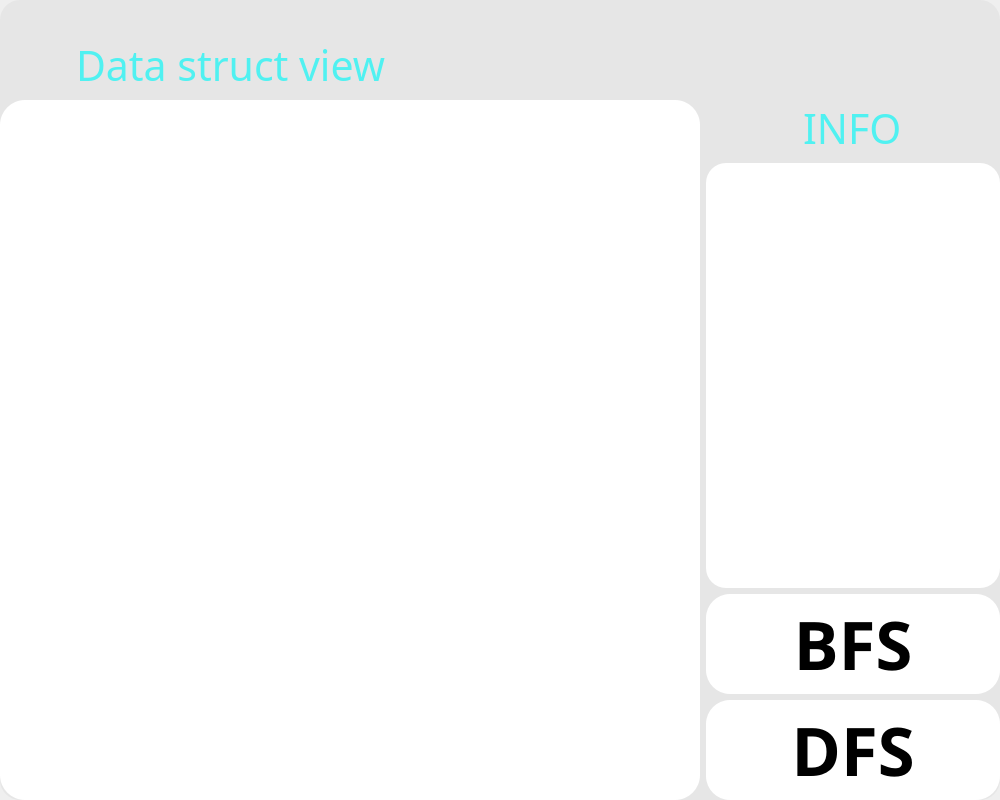
<?xml version="1.0" encoding="UTF-8"?>
<ui version="4.0">
 <class>MainWindow</class>
 <widget class="QMainWindow" name="MainWindow">
  <property name="geometry">
   <rect>
    <x>0</x>
    <y>0</y>
    <width>1000</width>
    <height>800</height>
   </rect>
  </property>
  <property name="minimumSize">
   <size>
    <width>1000</width>
    <height>800</height>
   </size>
  </property>
  <property name="windowTitle">
   <string>MainWindow</string>
  </property>
  <widget class="QWidget" name="centralwidget">
   <widget class="MyWidget" name="widget" native="true">
    <property name="geometry">
     <rect>
      <x>0</x>
      <y>0</y>
      <width>1000</width>
      <height>800</height>
     </rect>
    </property>
    <property name="minimumSize">
     <size>
      <width>1000</width>
      <height>800</height>
     </size>
    </property>
    <property name="styleSheet">
     <string notr="true">#widget {
	background-color: rgb(230, 230, 230);
	border-radius: 20px;
}</string>
    </property>
    <layout class="QVBoxLayout" name="verticalLayout_3">
     <item>
      <layout class="QHBoxLayout" name="horizontalLayout_3">
       <item>
        <spacer name="horizontalSpacer_4">
         <property name="orientation">
          <enum>Qt::Horizontal</enum>
         </property>
         <property name="sizeHint" stdset="0">
          <size>
           <width>40</width>
           <height>20</height>
          </size>
         </property>
        </spacer>
       </item>
       <item>
        <widget class="QPushButton" name="button_back">
         <property name="minimumSize">
          <size>
           <width>31</width>
           <height>31</height>
          </size>
         </property>
         <property name="styleSheet">
          <string notr="true">#button_back{
	image: url(:/icon/icons/back.png);
	border:none;
}</string>
         </property>
         <property name="text">
          <string/>
         </property>
        </widget>
       </item>
       <item>
        <widget class="QPushButton" name="button_enlarge">
         <property name="minimumSize">
          <size>
           <width>31</width>
           <height>31</height>
          </size>
         </property>
         <property name="styleSheet">
          <string notr="true">#button_enlarge{
	image: url(:/icon/icons/enlarge.png);
	border:none;
}</string>
         </property>
         <property name="text">
          <string/>
         </property>
        </widget>
       </item>
       <item>
        <widget class="QPushButton" name="button_close">
         <property name="minimumSize">
          <size>
           <width>31</width>
           <height>31</height>
          </size>
         </property>
         <property name="styleSheet">
          <string notr="true">#button_close{
	border:none;
	image: url(:/icon/icons/close.png);
}
</string>
         </property>
         <property name="text">
          <string/>
         </property>
        </widget>
       </item>
      </layout>
     </item>
     <item>
      <layout class="QHBoxLayout" name="horizontalLayout_2">
       <item>
        <widget class="QPushButton" name="button_setting">
         <property name="minimumSize">
          <size>
           <width>31</width>
           <height>31</height>
          </size>
         </property>
         <property name="styleSheet">
          <string notr="true">#button_setting{
	image: url(:/icon/icons/setting.png);
	border:none;
}</string>
         </property>
         <property name="text">
          <string/>
         </property>
        </widget>
       </item>
       <item>
        <widget class="QPushButton" name="button_layer">
         <property name="minimumSize">
          <size>
           <width>31</width>
           <height>31</height>
          </size>
         </property>
         <property name="styleSheet">
          <string notr="true">#button_layer{
	image: url(:/icon/icons/layer.png);
	border:none;
}</string>
         </property>
         <property name="text">
          <string/>
         </property>
        </widget>
       </item>
       <item>
        <widget class="QLabel" name="label_view">
         <property name="minimumSize">
          <size>
           <width>321</width>
           <height>51</height>
          </size>
         </property>
         <property name="font">
          <font>
           <family>Microsoft YaHei</family>
           <pointsize>31</pointsize>
           <bold>false</bold>
           <kerning>true</kerning>
          </font>
         </property>
         <property name="styleSheet">
          <string notr="true">#label_view{
	color: rgb(80, 241, 241);
}</string>
         </property>
         <property name="text">
          <string>Data struct view</string>
         </property>
        </widget>
       </item>
       <item>
        <spacer name="horizontalSpacer_3">
         <property name="orientation">
          <enum>Qt::Horizontal</enum>
         </property>
         <property name="sizeHint" stdset="0">
          <size>
           <width>40</width>
           <height>20</height>
          </size>
         </property>
        </spacer>
       </item>
      </layout>
     </item>
     <item>
      <layout class="QHBoxLayout" name="horizontalLayout_4">
       <item>
        <widget class="MyGraphicsView" name="graphicsView">
         <property name="minimumSize">
          <size>
           <width>700</width>
           <height>680</height>
          </size>
         </property>
         <property name="styleSheet">
          <string notr="true">QGraphicsView#graphicsView
{
	background-color: rgb(255, 255, 255);
 	border-radius: 25px;
}</string>
         </property>
        </widget>
       </item>
       <item>
        <layout class="QVBoxLayout" name="verticalLayout_2">
         <item>
          <layout class="QVBoxLayout" name="verticalLayout">
           <item>
            <layout class="QHBoxLayout" name="horizontalLayout">
             <item>
              <spacer name="horizontalSpacer">
               <property name="orientation">
                <enum>Qt::Horizontal</enum>
               </property>
               <property name="sizeHint" stdset="0">
                <size>
                 <width>40</width>
                 <height>20</height>
                </size>
               </property>
              </spacer>
             </item>
             <item>
              <widget class="QLabel" name="label_info">
               <property name="minimumSize">
                <size>
                 <width>101</width>
                 <height>51</height>
                </size>
               </property>
               <property name="font">
                <font>
                 <family>Microsoft YaHei</family>
                 <pointsize>31</pointsize>
                 <bold>false</bold>
                 <kerning>true</kerning>
                </font>
               </property>
               <property name="styleSheet">
                <string notr="true">#label_info{
	color: rgb(80, 241, 241);
}</string>
               </property>
               <property name="text">
                <string>INFO</string>
               </property>
              </widget>
             </item>
             <item>
              <spacer name="horizontalSpacer_2">
               <property name="orientation">
                <enum>Qt::Horizontal</enum>
               </property>
               <property name="sizeHint" stdset="0">
                <size>
                 <width>40</width>
                 <height>20</height>
                </size>
               </property>
              </spacer>
             </item>
            </layout>
           </item>
           <item>
            <widget class="QTextBrowser" name="textBrowser">
             <property name="minimumSize">
              <size>
               <width>280</width>
               <height>270</height>
              </size>
             </property>
             <property name="font">
              <font>
               <family>Microsoft YaHei UI Light</family>
               <pointsize>16</pointsize>
               <bold>false</bold>
              </font>
             </property>
             <property name="styleSheet">
              <string notr="true">#textBrowser{
	border-radius:20px;
	background-color: rgb(255, 255, 255);
}</string>
             </property>
             <property name="html">
              <string>&lt;!DOCTYPE HTML PUBLIC &quot;-//W3C//DTD HTML 4.0//EN&quot; &quot;http://www.w3.org/TR/REC-html40/strict.dtd&quot;&gt;
&lt;html&gt;&lt;head&gt;&lt;meta name=&quot;qrichtext&quot; content=&quot;1&quot; /&gt;&lt;meta charset=&quot;utf-8&quot; /&gt;&lt;style type=&quot;text/css&quot;&gt;
p, li { white-space: pre-wrap; }
hr { height: 1px; border-width: 0; }
li.unchecked::marker { content: &quot;\2610&quot;; }
li.checked::marker { content: &quot;\2612&quot;; }
&lt;/style&gt;&lt;/head&gt;&lt;body style=&quot; font-family:'Microsoft YaHei UI Light'; font-size:16pt; font-weight:400; font-style:normal;&quot;&gt;
&lt;p style=&quot;-qt-paragraph-type:empty; margin-top:0px; margin-bottom:0px; margin-left:0px; margin-right:0px; -qt-block-indent:0; text-indent:0px;&quot;&gt;&lt;br /&gt;&lt;/p&gt;&lt;/body&gt;&lt;/html&gt;</string>
             </property>
            </widget>
           </item>
          </layout>
         </item>
         <item>
          <widget class="QPushButton" name="button_bfs">
           <property name="minimumSize">
            <size>
             <width>280</width>
             <height>100</height>
            </size>
           </property>
           <property name="font">
            <font>
             <family>Microsoft JhengHei Light</family>
             <pointsize>50</pointsize>
             <bold>true</bold>
            </font>
           </property>
           <property name="cursor">
            <cursorShape>ArrowCursor</cursorShape>
           </property>
           <property name="styleSheet">
            <string notr="true">#button_bfs{
	background-color: rgb(255, 255, 255);
	border-radius: 24px;
}</string>
           </property>
           <property name="text">
            <string>BFS</string>
           </property>
          </widget>
         </item>
         <item>
          <widget class="QPushButton" name="button_dfs">
           <property name="minimumSize">
            <size>
             <width>280</width>
             <height>100</height>
            </size>
           </property>
           <property name="font">
            <font>
             <family>Microsoft JhengHei Light</family>
             <pointsize>50</pointsize>
             <bold>true</bold>
            </font>
           </property>
           <property name="styleSheet">
            <string notr="true">#button_dfs{
	background-color: rgb(255, 255, 255);
	border-radius: 24px;
}</string>
           </property>
           <property name="text">
            <string>DFS</string>
           </property>
          </widget>
         </item>
        </layout>
       </item>
      </layout>
     </item>
    </layout>
   </widget>
  </widget>
 </widget>
 <customwidgets>
  <customwidget>
   <class>MyGraphicsView</class>
   <extends>QGraphicsView</extends>
   <header>GraphView</header>
  </customwidget>
  <customwidget>
   <class>MyWidget</class>
   <extends>QWidget</extends>
   <header>GraphWidget</header>
   <container>1</container>
  </customwidget>
 </customwidgets>
 <resources>
  <include location="../res/resource.qrc"/>
 </resources>
 <connections>
  <connection>
   <sender>button_close</sender>
   <signal>clicked()</signal>
   <receiver>MainWindow</receiver>
   <slot>close()</slot>
   <hints>
    <hint type="sourcelabel">
     <x>986</x>
     <y>25</y>
    </hint>
    <hint type="destinationlabel">
     <x>983</x>
     <y>-15</y>
    </hint>
   </hints>
  </connection>
 </connections>
</ui>
